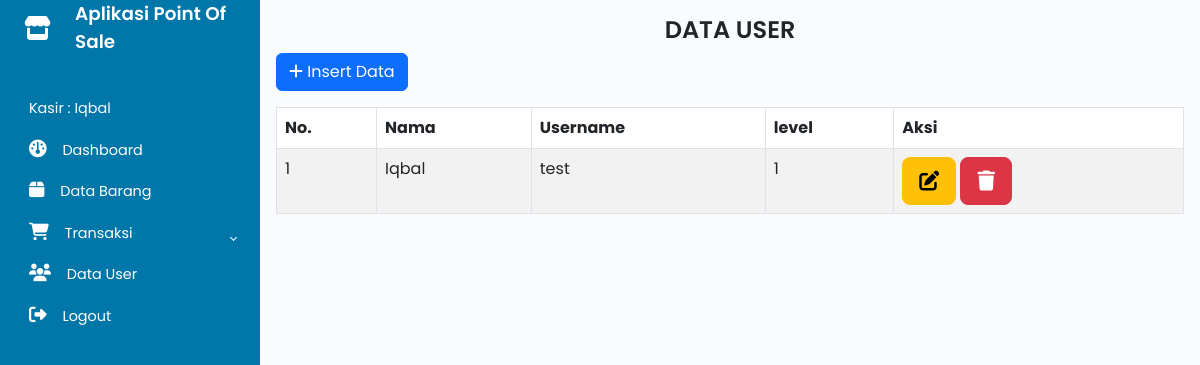
The page /view/admin/user/dataUser.php (signed in) on the database its author committed.
### tables this page shows
CREATE TABLE `user` (
  `id` int(11) NOT NULL,
  `nama` varchar(50) NOT NULL,
  `username` varchar(50) NOT NULL,
  `password` varchar(255) NOT NULL,
  `level` int(11) NOT NULL DEFAULT 0
);

### model/User.php (called while the page is built, shortened)
<?php
require_once "../../../Controller/database.php";
class User{
    private $table="user";
    private $db;
    function __construct(){
        $this->db = new Database();
    }
    function readData($condition = null){
        return $this->db->select($this->table, $condition);
    }
}
?>

### controller/database.php (called while the page is built, shortened)
<?php
class Database{
    private $mysqli;
    function __construct()
    {
        $this->mysqli = new mysqli(DB_HOST,DB_USER,DB_PASS,DB_NAME);
    }
    function select($table, $condition = null){
        $sql = "SELECT * FROM $table " . " $condition";
        $result = $this->mysqli->query($sql);
        return $result->fetch_all(MYSQLI_ASSOC);
    }
}

### view/admin/user/dataUser.php (the view, shortened to what this page needs)
<?php
require_once '../../../Model/User.php';
$user = new User();
?>
<!DOCTYPE html>
<html lang="en">
<head>
<?php include_once __DIR__.'/../layouts/header.php'; ?>
</head>
<body>
<?php include_once __DIR__.'/../layouts/sidebar.php'; ?>
        <div class="main p-3">
            <div class="text-center">
                <h1>
                    DATA USER
                </h1>
            </div>
            <button type="button" class="btn btn-primary mb-3" data-bs-toggle="modal" data-bs-target="#exampleModalInsert">
                <i class="fa fa-plus"></i> Insert Data</button>
            <table class="table table-bordered table-striped" id="example1">
                    <thead>
                        <tr style="background:#DFF0D8;color:#333;">
                            <th>No.</th>
                            <th>Nama</th>
                            <th>Username</th>
                            <th>level</th>
                            <th>Aksi</th>
                        </tr>
                    </thead>
                    <tbody>
                        <?php
                            $row = $user->readData();
                            foreach ($row as $key => $data) {
                        ?>
                        <tr>
                            <td><?= $key+1 ?></td>
                            <td><?=ucwords(strtolower($data['nama']));?></td>
                            <td><?=$data['username']?></td>
                            <td><?= $data['level']; ?></td>
                            <td>
                            <button type="button" class="btn btn-warning btn-lg"  data-bs-toggle="modal" data-bs-target="#exampleModalEdit<?=$data['id'];?>">
                                <i class="fa fa-edit"></i>
                            </button>
                            <button onclick="confirmDelete(<?= $data['id']; ?>)" class="btn btn-danger btn-delete btn-lg"><i class="fa-solid fa-trash"></i></button>
                            </td>
                        </tr>
                        <?php } ?>
                    </tbody>
                </table>
        </div>
    </div>
</body>
</html>

### view/admin/layouts/style.css (style rules this page uses)
h1 { font-weight: 600; font-size: 1.5rem; }
body { font-family: 'Poppins', sans-serif; }
.main { min-height: 100vh; width: 100%; overflow: hidden; transition: all 0.35s ease-in-out; background-color: #fafbfe; }

### rows shown on the page
user: nama "Iqbal", username "test", level "1"

### other values the page prints
$userAktif['nama'] "Iqbal"
